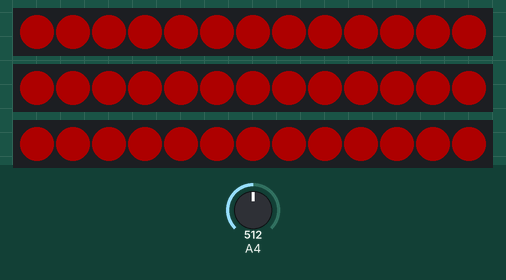
A sketch run on a simulated Arduino Mega 2560, built with avr-gcc and run on an emulated ATmega2560. Parts: 3 × 13 RGB LEDs in strip order, left to right. The inputs (shaded band) are chosen by the test bench; at power-on: A4 = 512. Dim RGB values are drawn brighter than linear.

Above: at 1.2 s.
1.3 s: A4 set to 0
At 2.6 s:
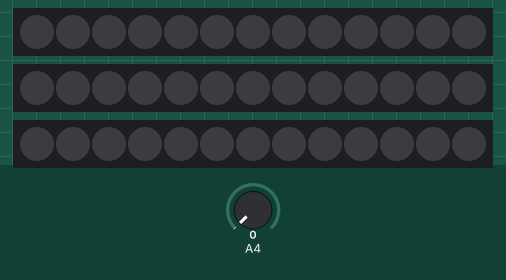
2.9 s: A4 set to 900
At 3.04 s:
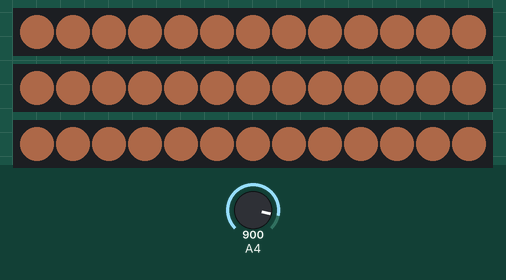
4.6 s: A4 set to 122
At 5.7 s:
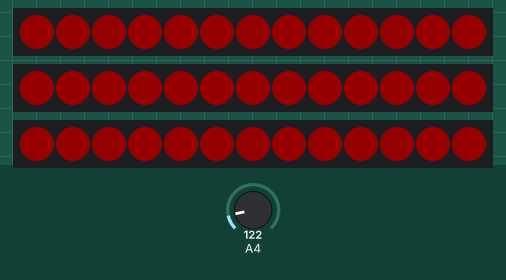
Timing chart, 0 to 7.6 s (numbered marks = the images above; inputs shaded):
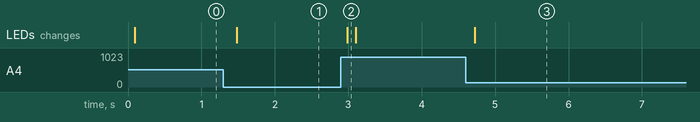

Measured:
- after the input at 1.3 s, the LEDs: change after 0.18 s (image 1)
- after the input at 2.9 s, the LEDs: change after 0.09 s (image 2)
- after the input at 4.6 s, the LEDs: change after 0.13 s (image 3)

The sketch:

audio_sampling.ino
```cpp
#include <arduinoFFT.h>
#include <FastLED.h>

#define sensorPin 36
#define REDPIN 5
#define GREENPIN 3
#define BLUEPIN 6
#define LEDpin1 2
#define LEDpin2 13
#define LEDpin3 15

#define SAMPLES 64             //Must be a power of 2
#define SAMPLING_FREQUENCY 10000 //Hz, must be less than 10000 due to ADC

#define Rrange 10 // SAMPLES/3 (more or less) we'll devide de frequency array into 3 ranges
#define Grange 11
#define Brange 10

#define NUM_STRIPS 3
#define NUM_LEDS_PER_STRIP 13
#define NUM_LEDS NUM_LEDS_PER_STRIP * NUM_STRIPS

CRGB leds[NUM_STRIPS * NUM_LEDS_PER_STRIP];

arduinoFFT FFT = arduinoFFT();

unsigned int sampling_period_us;
unsigned long microseconds; // To store the current time since the Arduino board started

double vReal[SAMPLES];
double vImag[SAMPLES];

double Rmodule = 0;
double Gmodule = 0;
double Bmodule = 0;

int Rvalue = 0;
int Gvalue = 0;
int Bvalue = 0;

void setup() {
  Serial.begin(115200); // open the serial port at 115200 bps:
  sampling_period_us = round(1000000*(1.0/SAMPLING_FREQUENCY));

  pinMode(sensorPin, INPUT);
  // pinMode(REDPIN, OUTPUT);
  // pinMode(GREENPIN, OUTPUT);
  // pinMode(BLUEPIN, OUTPUT);

  FastLED.addLeds<NEOPIXEL, 2>(leds, 0, NUM_LEDS_PER_STRIP);

  FastLED.addLeds<NEOPIXEL, 15>(leds, NUM_LEDS_PER_STRIP, NUM_LEDS_PER_STRIP);

  FastLED.addLeds<NEOPIXEL, 13>(leds, 2 * NUM_LEDS_PER_STRIP, NUM_LEDS_PER_STRIP);

  FastLED.setBrightness(50);
  FastLED.clear();
}

void loop() {

  /*SAMPLING*/

  for(int i=0; i<SAMPLES; i++)
  {
    microseconds = micros();    //Overflows after around 70 minutes
    vReal[i] = analogRead(sensorPin);
    vImag[i] = 0;

    while(micros() < (microseconds + sampling_period_us)){ // We take sampling_period_us microseconds to read the next sample
      }
   }
   /*FFT*/

   FFT.Windowing(vReal, SAMPLES, FFT_WIN_TYP_HAMMING, FFT_FORWARD);
   FFT.Compute(vReal, vImag, SAMPLES, FFT_FORWARD);
   FFT.ComplexToMagnitude(vReal, vImag, SAMPLES);

   Rvalue = 0;
   Gvalue = 0;
   Bvalue = 0;

   Rmodule = 0;
   Gmodule = 0;
   Bmodule = 0;

   /* MODULES of the frequency vectors computed */

   for(int i=1; i < SAMPLES/2; i++)
   {
    double a = pow(vReal[i], 2);
    double b = pow(vImag[i], 2);

    // Now we assign each frequency value to its corresponding light range:
    if(i <= Rrange) Rmodule += sqrt(a + b);
    else if(i >= (Rrange+1) && i <= (Rrange+Grange)) Gmodule += sqrt(a + b);
    else Bmodule += sqrt(a + b);
  }

  // Mean values of the modules of each interval:
  Rmodule /= Rrange;
  Gmodule /= Grange;
  Bmodule /= Brange;

  /* Giving more INTENSITY to the most DOMINANT frequencies (and reducing the rest):*/

  if((Rmodule > Gmodule) && (Gmodule > Bmodule)){
    Rmodule *= 1.5;
    Gmodule *= 0.5;
    Bmodule *= 0.5;
    }
   else if((Bmodule > Rmodule)&& (Bmodule > Gmodule)){
    Bmodule *= 1.5;
    Gmodule *= 0.2;
    Rmodule *= 0.2;
    }
   else if((Gmodule > Bmodule) && (Gmodule > Rmodule)){
    Gmodule *= 1.5;
    Rmodule *= 0.2;
    Bmodule *= 0.2;
    }

  Rvalue = 255 * convBrightness(Rmodule);
  Gvalue = 255 * convBrightness(Gmodule);
  Bvalue = 255 * convBrightness(Bmodule);

  // Serial.println(Rvalue);
  // Serial.println(Gvalue);
  // Serial.println(Bvalue);

  // for(int i = 0; i < NUM_LEDS; i++) {
  //   leds[i].r = Rvalue;
  //   leds[i].g = Gvalue;
  //   leds[i].b = Bvalue;
  // }

  fill_solid(leds, NUM_LEDS, CRGB(Rvalue, Gvalue, Bvalue));

  FastLED.show();

  delay(25);

}

double convBrightness(double b) {
  double c = b / 614; // The maximun intensity value in theory is 31713 (but we are never having the volume that high)
  if( c < 0.2 ) {
    c = 0;
  }
  else if(c > 1) {
    c = 1.00;
  }
  return c;
  }
```
